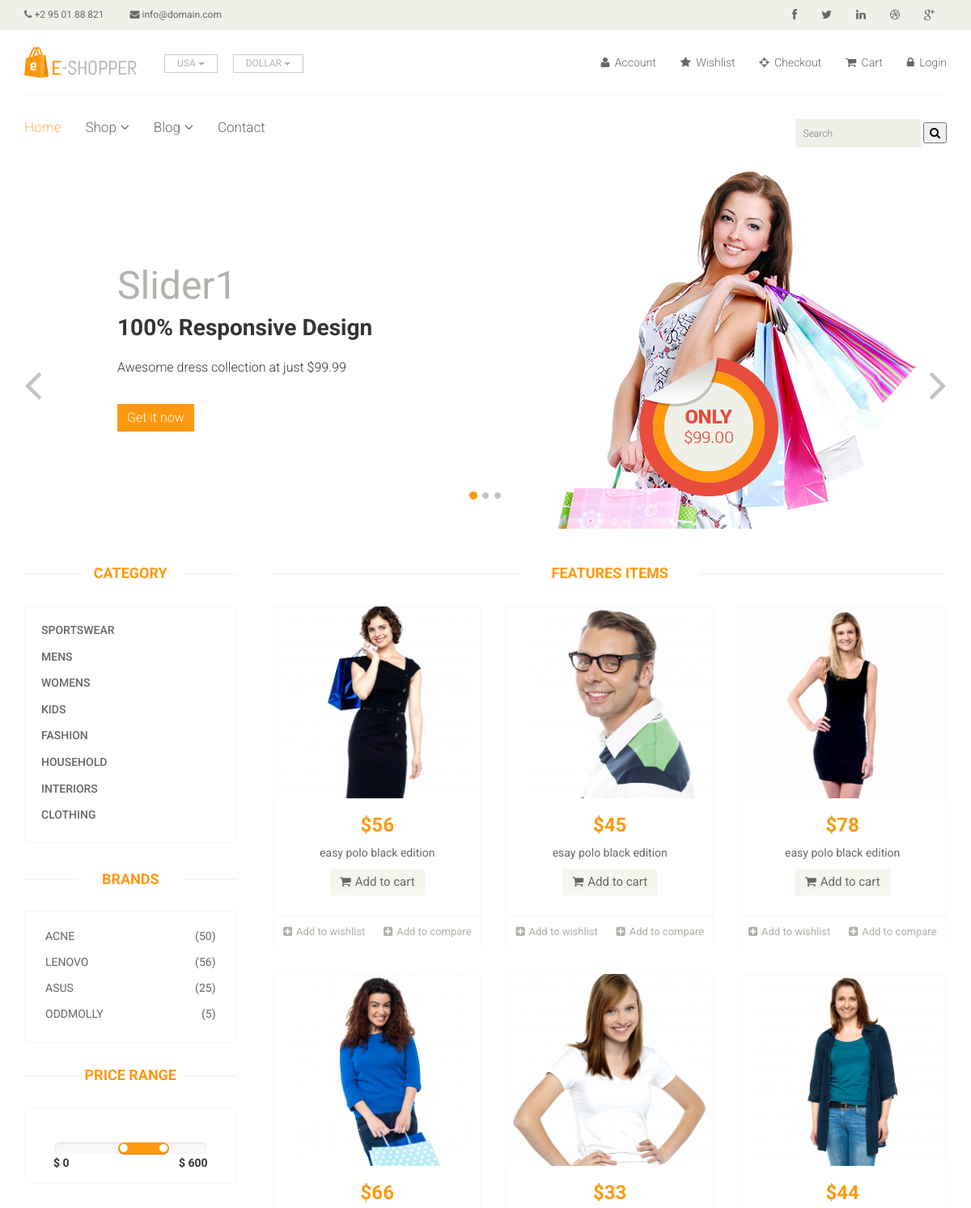
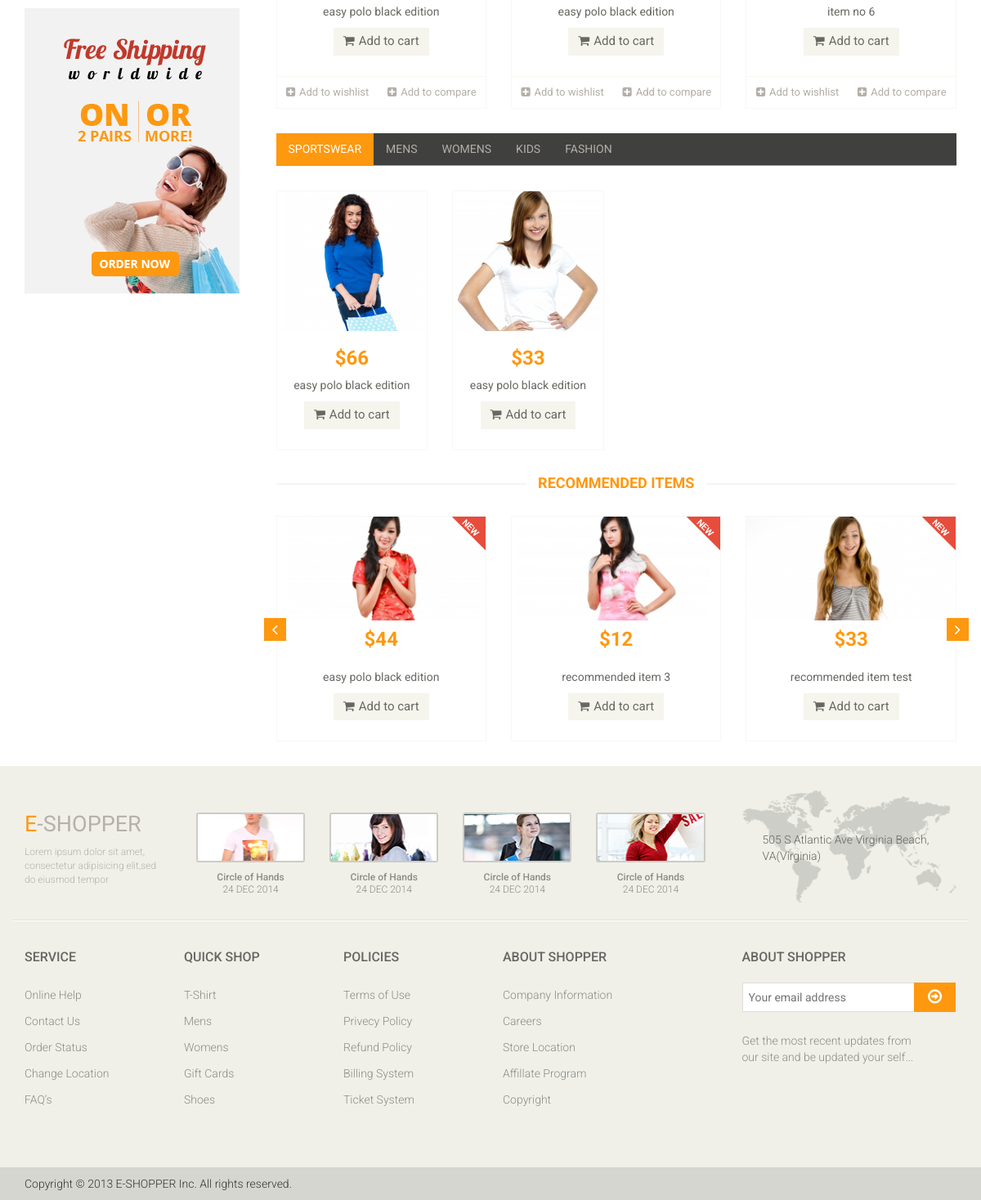
The page / on the database its author committed (2 pictures, top to bottom).
### home/models.py (models this page shows, shortened)
class Slider(models.Model):
    name = models.CharField(max_length=200)
    image = models.ImageField(upload_to="media")
    description = models.TextField(blank = True)
    rank = models.IntegerField()
    url = models.URLField(blank=True)

class Category(models.Model):
    name = models.CharField(max_length=200)
    slug = models.CharField(max_length=500 , unique = True)

class Brand(models.Model):
    name = models.CharField(max_length = 200)
    image = models.ImageField(upload_to='media' , blank=True)
    numbers_of_products = models.IntegerField(default = 1)
    slug = models.CharField(max_length=500 , blank = True)

class Product(models.Model):
    name = models.CharField(max_length=200)
    price = models.IntegerField()
    discounted_price = models.IntegerField(default=0)
    image = models.ImageField(upload_to='media')
    description = models.TextField(blank=True)
    specification = models.TextField(blank = True)
    category = models.ForeignKey(Category, on_delete = models.CASCADE)
    brand = models.ForeignKey(Brand,on_delete=models.CASCADE)
    stock = models.CharField(choices = STOCK , max_length=50)
    labels = models.CharField(choices = LABELS , max_length=50 , blank=True)
    slug = models.CharField(max_length= 500 , blank = True)

### home/views.py (the view)
# urls.py: path('', HomeView.as_view(), name='home'),
class HomeView(Base):
    def get(self,request):
        self.views['categories'] = Category.objects.all()
        self.views['brands'] = Brand.objects.all()
        self.views['sliders'] = Slider.objects.all()
        self.views['ads'] = Ad.objects.all()
        self.views['products'] = Product.objects.all()
        self.product = list(Product.objects.filter(labels = "new"))
        random.shuffle(self.product)
        self.views['recommended_1'] = self.product
        random.shuffle(self.product)
        self.views['recommended_2'] = self.product
        return render(request,'index.html',self.views)

### templates/index.html (shortened to what this page needs)
{% extends 'base.html' %}
{%block content%}
{%load static%}
	<section id="slider">
		<div class="container">
			<div class="row">
				<div class="col-sm-12">
					<div id="slider-carousel" class="carousel slide" data-ride="carousel">
						<ol class="carousel-indicators">
							<li data-target="#slider-carousel" data-slide-to="0" class="active"></li>
							<li data-target="#slider-carousel" data-slide-to="1"></li>
							<li data-target="#slider-carousel" data-slide-to="2"></li>
						</ol>
						<div class="carousel-inner">
							{%for slider in sliders%}
							{%if slider.rank == 1%}
								<div class="item active">
							{%elif slider.rank != 1%}
								<div class ="item">
							{%endif%}
								<div class="col-sm-6">
									<h1>{{slider.name}}</h1>
									<h2>100% Responsive Design</h2>
									<p>{{slider.description}}</p>
									<button type="button" class="btn btn-default get">Get it now</button>
								</div>
								<div class="col-sm-6">
									<img src="{{slider.image.url}}" class="girl img-responsive" alt="" />
									<img src="{%static 'images/home/pricing.png'%}"  class="pricing" alt="" />
								</div>
							</div>
							{%endfor%}
						</div>
						<a href="#slider-carousel" class="left control-carousel hidden-xs" data-slide="prev">
							<i class="fa fa-angle-left"></i>
						</a>
						<a href="#slider-carousel" class="right control-carousel hidden-xs" data-slide="next">
							<i class="fa fa-angle-right"></i>
						</a>
					</div>
				</div>
			</div>
		</div>
	</section>
	<section>
		<div class="container">
			<div class="row">
				<div class="col-sm-3">
					<div class="left-sidebar">
						<h2>Category</h2>
						<div class="panel-group category-products" id="accordian">
							{%for cat in categories%}
							<div class="panel panel-default">
								<div class="panel-heading">
									<h4 class="panel-title"><a href="/category/{{cat.slug}}">{{cat.name}}</a></h4>
								</div>
							</div>
							{%endfor%}
						</div>
						<div class="brands_products">
							<h2>Brands</h2>
							<div class="brands-name">
								<ul class="nav nav-pills nav-stacked">
									{%for brand in brands %}
									<li><a href="/brand/{{brand.slug}}"> <span class="pull-right">({{brand.numbers_of_products}})</span>{{brand.name}}</a></li>
									{%endfor%}
								</ul>
							</div>
						</div>
						<div class="price-range">
							<h2>Price Range</h2>
							<div class="well text-center">
								 <input type="text" class="span2" value="" data-slider-min="0" data-slider-max="600" data-slider-step="5" data-slider-value="[250,450]" id="sl2" ><br />
								 <b class="pull-left">$ 0</b> <b class="pull-right">$ 600</b>
							</div>
						</div>
						<div class="shipping text-center">
							<img src="{%static 'images/home/shipping.jpg' %}" alt="" />
						</div>
					</div>
				</div>
				<div class="col-sm-9 padding-right">
					<div class="features_items">
						<h2 class="title text-center">Features Items</h2>
						{%for product in products%}
						{%if product.labels == "hot" %}
						<div class="col-sm-4">
							<div class="product-image-wrapper">
								<div class="single-products">
										<a href="/product/{{product.slug}}">
										<div class="productinfo text-center">
											<img src="{{product.image.url}}" alt="" />
											<h2>${{product.price}}</h2>
											<p>{{product.name}}</p>
											<a href="#" class="btn btn-default add-to-cart"><i class="fa fa-shopping-cart"></i>Add to cart</a>
										</div>
											</a>
								</div>
								<div class="choose">
									<ul class="nav nav-pills nav-justified">
										<li><a href="#"><i class="fa fa-plus-square"></i>Add to wishlist</a></li>
										<li><a href="#"><i class="fa fa-plus-square"></i>Add to compare</a></li>
									</ul>
								</div>
							</div>
						</div>
						{%endif%}
						{%endfor%}
					</div>
					<div class="category-tab">
						<div class="col-sm-12">
							<ul class="nav nav-tabs">
								<li class="active"><a href="#Sportswear" data-toggle="tab">Sportswear</a></li>
								<li><a href="#Mens" data-toggle="tab">Mens</a></li>
								<li><a href="#Womens" data-toggle="tab">Womens</a></li>
								<li><a href="#kids" data-toggle="tab">Kids</a></li>
								<li><a href="#Fashion" data-toggle="tab">Fashion</a></li>
							</ul>
						</div>
						<div class="tab-content">
							<div class="tab-pane fade active in" id="Sportswear" >
							{%for product in products%}
							{%if product.category.name == "Sportswear" %}
								<div class="col-sm-3">
									<div class="product-image-wrapper">
										<div class="single-products">
											<a href="/product/{{product.slug}}">
											<div class="productinfo text-center">
												<img src="{{product.image.url}}" alt="" />
												<h2>${{product.price}}</h2>
												<p>{{product.name}}</p>
												<a href="#" class="btn btn-default add-to-cart"><i class="fa fa-shopping-cart"></i>Add to cart</a>
											</div>
											</a>
										</div>
									</div>
								</div>
							{%endif%}
							{%endfor%}
							</div>
						</div>
					</div>
					<div class="recommended_items">
						<h2 class="title text-center">recommended items</h2>
						<div id="recommended-item-carousel" class="carousel slide" data-ride="carousel">
							<div class="carousel-inner">
								<div class="item active">
									{%for item in recommended_1%}
									{%if forloop.counter <= 3%}
									<div class="col-sm-4">
										<div class="product-image-wrapper">
											<div class="single-products">
											<a href="/product/{{item.slug}}">
												<div class="productinfo text-center">
													<img src="{{item.image.url}}" alt="" />
													<h2>${{item.price}}</h2>
													<p>{{item.name}}</p>
													<a href="#" class="btn btn-default add-to-cart"><i class="fa fa-shopping-cart"></i>Add to cart</a>
												</div>
												<img src="{% static 'images/home/new.png' %}" class="new" alt="" />
											</a>
											</div>
										</div>
									</div>
									{%endif%}
									{%endfor%}
								</div>
							</div>
							 <a class="left recommended-item-control" href="#recommended-item-carousel" data-slide="prev">
								<i class="fa fa-angle-left"></i>
							  </a>
							  <a class="right recommended-item-control" href="#recommended-item-carousel" data-slide="next">
								<i class="fa fa-angle-right"></i>
							  </a>
						</div>
					</div>
				</div>
			</div>
		</div>
	</section>
{%endblock%}

### rows shown on the page
Slider: name "Slider1", description "Awesome dress collection at just $99.99", image (picture)
Category: name "SPORTSWEAR"
Category: name "MENS"
Category: name "WOMENS"
Category: name "KIDS"
Category: name "FASHION"
Category: name "HOUSEHOLD"
Category: name "INTERIORS"
Category: name "CLOTHING"
Brand: numbers_of_products "50", name "ACNE"
Brand: numbers_of_products "56", name "LENOVO"
Brand: numbers_of_products "25", name "ASUS"
Brand: numbers_of_products "5", name "ODDMOLLY"
Product: image (picture), price "56", name "easy polo black edition"
Product: image (picture), price "45", name "esay polo black edition"
Product: image (picture), price "78", name "easy polo black edition"
Product: image (picture), price "66", name "easy polo black edition"
Product: image (picture), price "33", name "easy polo black edition"
Product: image (picture), price "44", name "item no 6"
Product: image (picture), price "44", name "easy polo black edition"
Product: image (picture), price "12", name "recommended item 3"
Product: image (picture), price "33", name "recommended item test"
